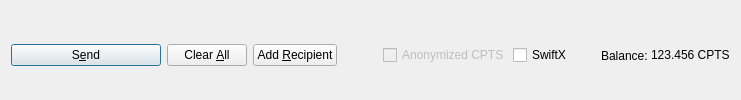
         <widget class="QFrame" name="frame_Send">
          <layout class="QHBoxLayout" name="horizontalLayout">
           <property name="bottomMargin">
            <number>0</number>
           </property>
           <item>
            <widget class="QPushButton" name="sendButton">
             <property name="minimumSize">
              <size>
               <width>150</width>
               <height>0</height>
              </size>
             </property>
             <property name="toolTip">
              <string>Confirm the send action</string>
             </property>
             <property name="text">
              <string>S&amp;end</string>
             </property>
             <property name="autoDefault">
              <bool>false</bool>
             </property>
             <property name="default">
              <bool>true</bool>
             </property>
            </widget>
           </item>
           <item>
            <widget class="QPushButton" name="clearButton">
             <property name="sizePolicy">
              <sizepolicy hsizetype="Minimum" vsizetype="Fixed">
               <horstretch>0</horstretch>
               <verstretch>0</verstretch>
              </sizepolicy>
             </property>
             <property name="toolTip">
              <string>Clear all fields of the form.</string>
             </property>
             <property name="text">
              <string>Clear &amp;All</string>
             </property>
             <property name="autoDefault">
              <bool>false</bool>
             </property>
            </widget>
           </item>
           <item>
            <widget class="QPushButton" name="addButton">
             <property name="toolTip">
              <string>Send to multiple recipients at once</string>
             </property>
             <property name="text">
              <string>Add &amp;Recipient</string>
             </property>
             <property name="autoDefault">
              <bool>false</bool>
             </property>
            </widget>
           </item>
           <item>
            <spacer name="horizontalSpacer">
             <property name="orientation">
              <enum>Qt::Horizontal</enum>
             </property>
             <property name="sizeHint" stdset="0">
              <size>
               <width>40</width>
               <height>20</height>
              </size>
             </property>
            </spacer>
           </item>
           <item>
            <layout class="QHBoxLayout" name="horizontalLayout_2">
             <property name="spacing">
              <number>3</number>
             </property>
             <item>
              <widget class="QCheckBox" name="checkzCPTS">
               <property name="enabled">
                <bool>false</bool>
               </property>
               <property name="text">
                <string>Anonymized CPTS</string>
               </property>
              </widget>
             </item>
             <item>
              <widget class="QCheckBox" name="checkSwiftTX">
               <property name="enabled">
                <bool>true</bool>
               </property>
               <property name="minimumSize">
                <size>
                 <width>85</width>
                 <height>0</height>
                </size>
               </property>
               <property name="text">
                <string>SwiftX</string>
               </property>
              </widget>
             </item>
             <item>
              <widget class="QLabel" name="labelForBalance">
               <property name="text">
                <string>Balance:</string>
               </property>
              </widget>
             </item>
             <item>
              <widget class="QLabel" name="labelBalance">
               <property name="sizePolicy">
                <sizepolicy hsizetype="Preferred" vsizetype="Fixed">
                 <horstretch>0</horstretch>
                 <verstretch>0</verstretch>
                </sizepolicy>
               </property>
               <property name="cursor">
                <cursorShape>IBeamCursor</cursorShape>
               </property>
               <property name="text">
                <string notr="true">123.456 CPTS</string>
               </property>
               <property name="textInteractionFlags">
                <set>Qt::LinksAccessibleByMouse|Qt::TextSelectableByKeyboard|Qt::TextSelectableByMouse</set>
               </property>
              </widget>
             </item>
            </layout>
           </item>
          </layout>
         </widget>
